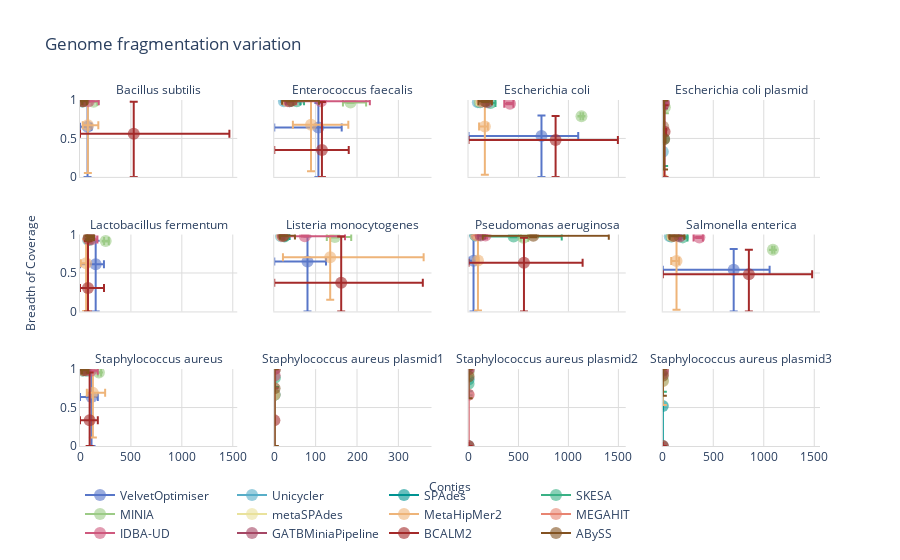

Write notebook code for a chart like this one.
### Markdown cell above
### All Samples - Even only

### Code cell
fig=make_subplots(rows=3, cols=4, subplot_titles=[x.replace('_', ' ') for x in sorted(df['Reference'].unique(), key=lambda v: v.upper(), reverse=False)],
                 shared_yaxes=True, shared_xaxes=True, x_title="Contigs", y_title="Breadth of Coverage")
row=1
col=1
for reference in sorted(df['Reference'].unique(), key=lambda v: v.upper(), reverse=False):
    print('--' + reference)
    i=0
    print(row, col)
    for assembler in sorted(df['Assembler'].unique(), key=lambda v: v.upper(), reverse=True):
        print('---' + assembler)
        showlegend=True if col==1 and row==1 else False
        
        contigs = list(df['Contigs'][(df['Assembler'] == assembler) & (df['Reference'] == reference) & (df['distribution'] == 'Even')])
        boc = list(df['Breadth of Coverage'][(df['Assembler'] == assembler) & (df['Reference'] == reference) & (df['distribution'] == 'Even')])
        if contigs: #list not empty
            fig.add_trace(go.Scatter(x=[mean(contigs)],
                                     y=[mean(boc)],
                                     error_y=dict(type='data', # value of error bar given in data coordinates
                                                  symmetric=False,
                                                  array=[max(boc)-mean(boc)],
                                                  arrayminus=[mean(boc)-min(boc)],
                                                  visible=True),
                                     error_x=dict(type='data', # value of error bar given in data coordinates
                                                  symmetric=False,
                                                  array=[max(contigs)-mean(contigs)],
                                                  arrayminus=[mean(contigs)-min(contigs)],
                                                  visible=True),
                                     name=assembler, marker=dict(color=COLOURS[i], opacity=0.6, size=12), showlegend=showlegend),
                          col=col, row=row)
        i+=1
    if col == 4:
        col = 1
        row += 1
    else:
        col += 1
        
fig.update_layout(plot_bgcolor='rgb(255,255,255)', title="Genome fragmentation variation")
fig.update_xaxes(showline=True, linewidth=1, linecolor='#DCDCDC', gridcolor='#DCDCDC', rangemode='tozero')
fig.update_yaxes(showline=True, linewidth=1, linecolor='#DCDCDC', gridcolor='#DCDCDC', range=[0, 1])
for i in fig['layout']['annotations']:
    i['font']['size'] = 12
fig.update_layout(legend=dict(
    orientation="h",
    y=-0.1,
    x=0
))
fig.show()
plot(fig, filename='Plots/Genome Fragmentation/Figure 5 - Genome fragmentation for even samples.html', auto_open=False)
